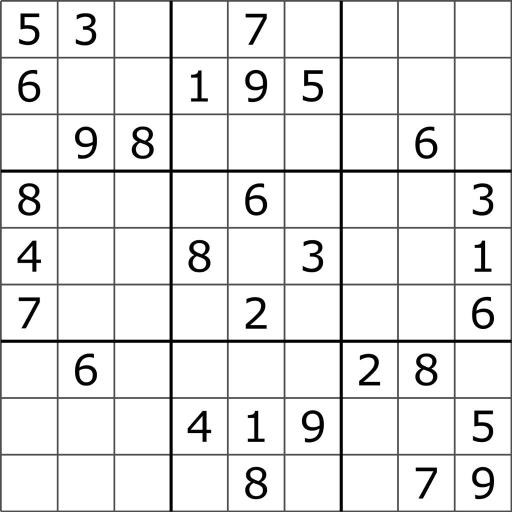
#> input picture Resources/4.jpg, 1024 x 1024 px (shown at 1/2 size)
$ python -i webcam_sudoku_solver.py   (imports and definitions only)
#> lines starting #> are read from the running program, lines starting #| are printed output that depends on the picture; after the words box and inside, x2 and y2 are one past the last pixel; in counts of white or black regions, pixels touching at a corner belong together
#> further down, picture is the input picture: shape (1024, 1024, 3); min 0, max 255, mean 231.7
# The core of the program.
# Contains WebcamSudokuSolver class which contains solve function.
# The function takes as an argument an image from webcam and returns it with some modifications.
# On the returned image there are marked 4 vertices of the biggest quadrangle.
# If the quadrangle is a sudoku board then the function tries to solve it and if the process is successful then
# the solution is drawn on the returned image.

import sudoku_solver

from copy import deepcopy

import numpy as np
import cv2 as cv
from scipy import ndimage


class WebcamSudokuSolver:
	# [89 lines left out: functions __init__, solve, new_sudoku_solution_may_be_last_solution, not called in this run]


def get_biggest_quadrangle(frame, draw_vertices_on_frame=True):
	"""
	:param frame:
		OpenCV image (3D numpy array (rows, columns, color channels)).
		It has to be either an BGR or a grayscale image.
		Otherwise an error may occur or the function won't find the biggest quadrangle.
		The argument may be modified depending on the value of second argument.
	:param draw_vertices_on_frame:
		Allows to mark vertices of the biggest quadrangle as red circles/dots.
	:return:
		warp_matrix which will allow you to "unwarp" cropped sudoku board and
		warp_sudoku_board which is thresholded, gray, cropped and warped sudoku board;
		the function may return None, None if there is no external contours or
		if there is no quadrangle with positive size or
		if the size of the board is too small (width or height is smaller than 9 * 28 pixels)
	"""
#> called with draw_vertices_on_frame = True
	# if the frame contains 3 color channels then it's converted into grayscale
	if len(frame.shape) == 3:
		gray = cv.cvtColor(frame, cv.COLOR_BGR2GRAY)
	else:
		gray = frame

	blur_gray_frame = cv.GaussianBlur(gray, (7, 7), 0)
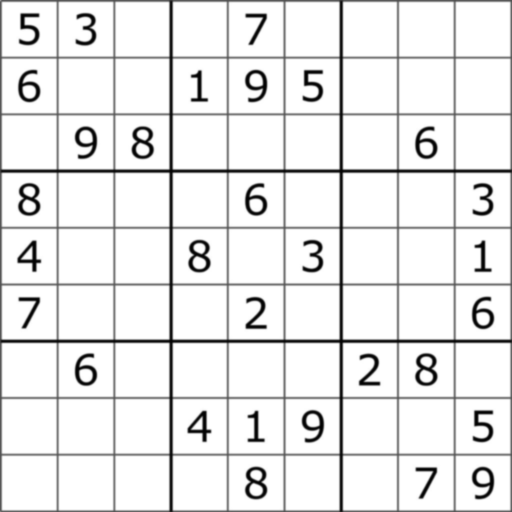
#> blur_gray_frame: shape (1024, 1024) (shown at 1/2 size); min 0, max 255, mean 231.7
	threshold_frame = cv.adaptiveThreshold(blur_gray_frame, 255, 1, 1, 11, 2)
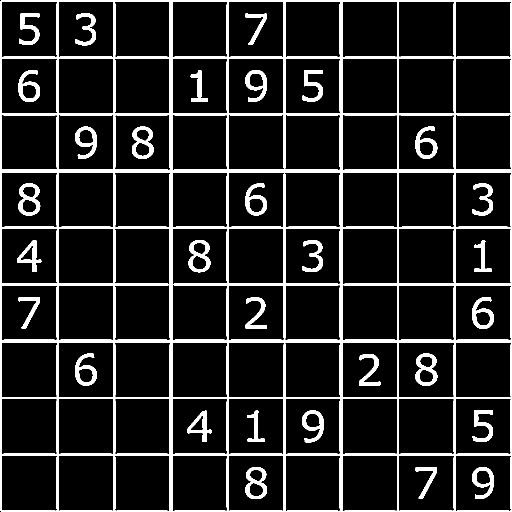
#> threshold_frame: shape (1024, 1024) (shown at 1/2 size); 11.5% white; 31 white regions

	contours, _ = cv.findContours(threshold_frame, cv.RETR_EXTERNAL, cv.CHAIN_APPROX_SIMPLE)
#> contours = 1 contour; box (x1, y1, x2, y2) and area: (0, 0, 1024, 1024) 1046520

	if len(contours) == 0:
		return None, None

	# coordinates of vertices of the biggest quadrangle
	vertices = np.array([])

	# find the biggest contour
	max_area = 0
	for contour in contours:
		area = cv.contourArea(contour)
		perimeter = cv.arcLength(contour, True)
		approx_epsilon = 0.02
		approx = cv.approxPolyDP(contour, approx_epsilon * perimeter, True)
		if area > max_area and len(approx) == 4:
			vertices = approx
			max_area = area
#> this loop made 1 pass
#> (area, perimeter, approx_epsilon, vertices, max_area) on pass 1: (1046520, 4090.5, 0.02, [[3, 0], [0, 1021], [1023, 1023], [1023, 0]], 1046520)
#> after the loop, max_area = 1046520

	# there is no quadrangle with positive size
	if vertices.size == 0:
		return None, None

	vertices = reorder_quadrangle_vertices(vertices)

	warp_width, warp_height = get_quadrangle_dimensions(vertices)

	if draw_vertices_on_frame:
		cv.drawContours(frame, vertices, -1, (0, 0, 255), warp_width // 32)

	pts1 = np.float32(vertices)
	pts2 = np.float32(
		[
			[0, 0],
			[warp_width, 0],
			[0, warp_height],
			[warp_width, warp_height]
		]
	)

	warp_matrix = cv.getPerspectiveTransform(pts1, pts2)
	warp_sudoku_board = cv.warpPerspective(threshold_frame, warp_matrix, (warp_width, warp_height))

	# the size of the board is too small
	if warp_sudoku_board.shape[0] < 28 * 9 or warp_sudoku_board.shape[1] < 28 * 9:
		return None, None

	return warp_sudoku_board, warp_matrix


def reorder_quadrangle_vertices(vertices):
	"""
	:param vertices:
		A 3D numpy array which contains a coordinates of a quadrangle, it should look like this:
		[ [[x1, y1]], [[x2, y2]], [[x3, y3]], [[x4, y4]] ].
		Of course there don't have to be sorted in any order, because it the task of the function to reorder them.
	:return:
		Reordered vertices, they'll look like this:
		D---C
		|   |
		A---B
		[ [[Dx, Dy]], [[Cx, Cy]], [[Bx, By]], [[Ax, Ay]] ].
	"""
	vertices = vertices.reshape((4, 2))
#> vertices = [[3, 0], [0, 1021], [1023, 1023], [1023, 0]]
	reordered_vertices = np.zeros((4, 1, 2), dtype=np.int32)
	add = vertices.sum(1)
#> add = [3, 1021, 2046, 1023]
	reordered_vertices[0] = vertices[np.argmin(add)]
	reordered_vertices[3] = vertices[np.argmax(add)]
	diff = np.diff(vertices, axis=1)
#> diff = [-3, 1021, 0, -1023]
#> in get_biggest_quadrangle, `vertices = reorder_quadrangle_vertices(vertices)`: vertices = [[3, 0], [1023, 0], [0, 1021], [1023, 1023]]
	reordered_vertices[1] = vertices[np.argmin(diff)]
	reordered_vertices[2] = vertices[np.argmax(diff)]
	return reordered_vertices


def get_quadrangle_dimensions(vertices):
	"""
	:param vertices:
		A 3D numpy array which contains a coordinates of a quadrangle, it should look like this:
		D---C
		|   |
		A---B
		[ [[Dx, Dy]], [[Cx, Cy]], [[Bx, By]], [[Ax, Ay]] ].
	:return:
		width, height (which are integers)
	"""
	temp = np.zeros((4, 2), dtype=int)
	for i in range(4):
		temp[i] = vertices[i, 0]
#> after the loop, temp = [[3, 0], [1023, 0], [0, 1021], [1023, 1023]]

	delta_x = temp[0, 0]-temp[1, 0]
#> delta_x = -1020
	delta_y = temp[0, 1]-temp[1, 1]
#> delta_y = 0
	width1 = int((delta_x**2 + delta_y**2)**0.5)
#> width1 = 1020

	delta_x = temp[1, 0] - temp[2, 0]
#> delta_x = 1023
	delta_y = temp[1, 1] - temp[2, 1]
#> delta_y = -1021
	width2 = int((delta_x**2 + delta_y**2)**0.5)
#> width2 = 1445

	delta_x = temp[2, 0] - temp[3, 0]
#> delta_x = -1023
	delta_y = temp[2, 1] - temp[3, 1]
#> delta_y = -2
	height1 = int((delta_x**2 + delta_y**2)**0.5)
#> height1 = 1023

	delta_x = temp[3, 0] - temp[0, 0]
#> delta_x = 1020
	delta_y = temp[3, 1] - temp[0, 1]
#> delta_y = 1023
	height2 = int((delta_x**2 + delta_y**2)**0.5)
#> height2 = 1444

	width = max(width1, width2)
#> width = 1445
	height = max(height1, height2)
#> height = 1444

	return width, height


# [453 lines left out: functions get_boxes, check_digits_occurrence, prepare_inputs, get_cropped_boxes_with_digits, get_cropped_digits, resize and 8 more, not called in this run]

>>> import cv2
>>> picture = cv2.imread('Resources/4.jpg')
>>> result = get_biggest_quadrangle(picture)
#> in get_biggest_quadrangle, `warp_width, warp_height = get_quadrangle_dimensions(vertices)`: warp_width = 1445; warp_height = 1444
#> in get_biggest_quadrangle, `cv.drawContours(frame, vertices, -1, (0, 0, 255), warp_width // 32)`:
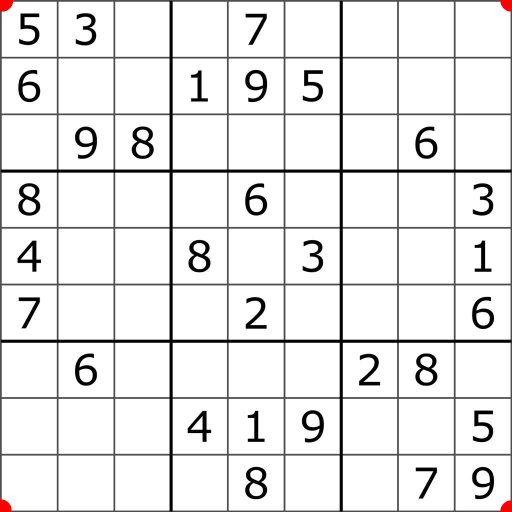
#> frame: shape (1024, 1024, 3) (shown at 1/2 size); 0.18% of pixels changed, all inside (x1, y1, x2, y2) = (0, 0, 1024, 1024)
#> in get_biggest_quadrangle, `pts1 = np.float32(vertices)`: pts1 = [[3, 0], [1023, 0], [0, 1021], [1023, 1023]]
#> in get_biggest_quadrangle, `pts2 = np.float32( [ [0, 0], [warp_width, 0], [0, warp_height], [warp_..`: pts2 = [[0, 0], [1445, 0], [0, 1444], [1445, 1444]]
#> in get_biggest_quadrangle, `warp_matrix = cv.getPerspectiveTransform(pts1, pts2)`: warp_matrix = [[1.42, 0.00417, -4.26], [0, 1.42, 0], [1.91e-06, 2.89e-06, 1]]
#> in get_biggest_quadrangle, `warp_sudoku_board = cv.warpPerspective(threshold_frame, warp_matrix, (..`:
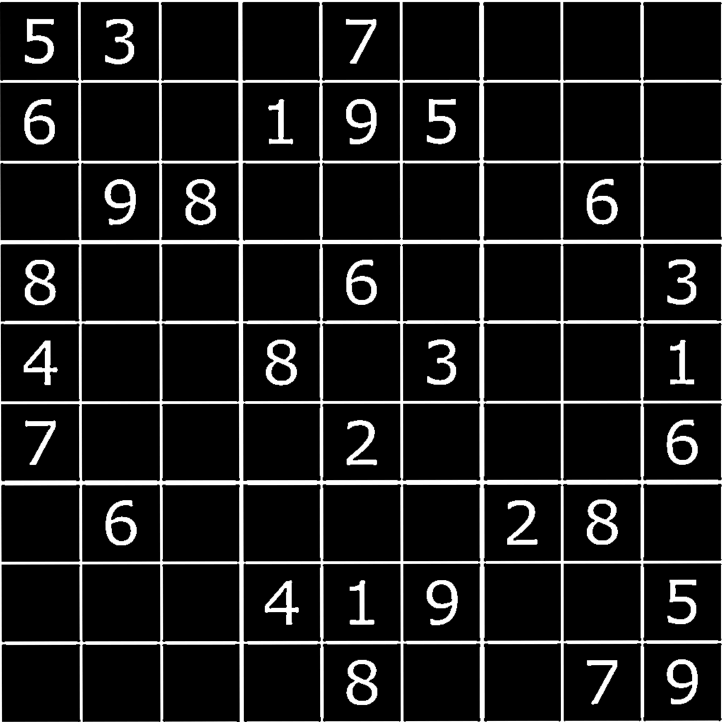
#> warp_sudoku_board: shape (1444, 1445) (shown at 1/2 size); min 0, max 255, mean 28.4
